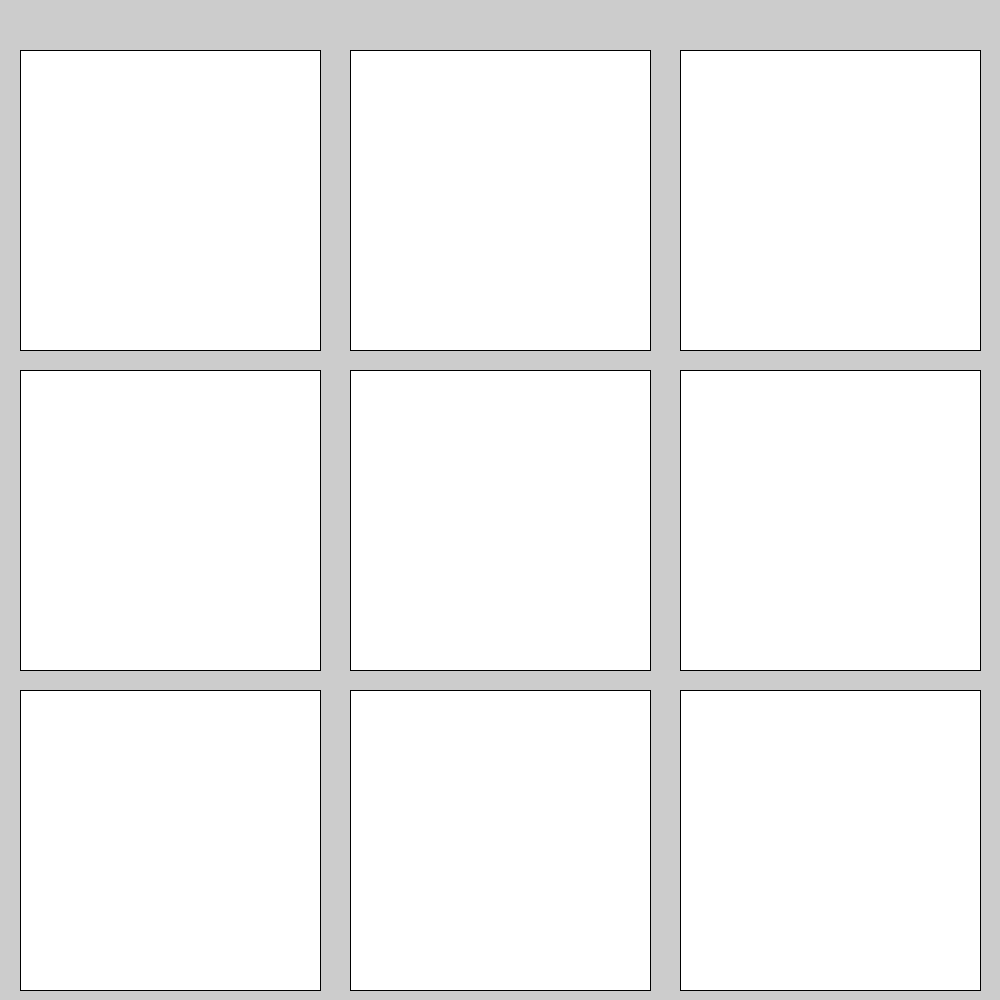
Frame 1 (no input)
Frame 2 (the mouse pressed at the canvas centre, redrawn once): identical to frame 1, image omitted

The Processing sketch that drew this single still picture (run headless with seeded random() and noise(); the mouse was pressed at the canvas centre and the sketch redrawn once):

// Processing sketch: Dice
// ── Dice.pde
void setup(){
  size(1000,1000);
  //no loop means that draw is only called once
  //OR if you ever call redraw()
  noLoop();
}

void draw(){
  rect(20,50,300,300);
  rect(20,370,300,300);
  rect(20,690,300,300);
  rect(20,50,300,300);
  rect(350,50,300,300);
  rect(350,370,300,300);
  rect(350,690,300,300);
  rect(680,50,300,300);
  rect(680,370,300,300);
  rect(680,690,300,300);
  
  //your code here
}

void mousePressed(){
  //No real work for you to do here
  //calling redraw will do the necessary work 
  //to redraw your processing script
  redraw();
}


//Dice: Models a single 6 sided dice cube
//Each instance should randomly assign itself a value from 1 to 6
class Die {
	//variable declarations for your Die instances here
	//constructor
	Die(int x, int y){
    
		//variable initializations here
	}
	
	//Simulate a roll of a die
	void roll(){
		//your code here, 
		//should randomly assign a value from 1 to 6
    //DICE VALUES//
    int d1 = (int)(Math.random() * 6); 
    int d2 = (int)(Math.random() * 6);
    int d3 = (int)(Math.random() * 6);
    int d4 = (int)(Math.random() * 6);
    int d5 = (int)(Math.random() * 6);
    int d6 = (int)(Math.random() * 6);
    int d7 = (int)(Math.random() * 6);
    int d8 = (int)(Math.random() * 6);
    int d9 = (int)(Math.random() * 6);

    //Array list//
    int[]a = {d1,d2,d3,d4,d5,d6,d7,d8,d9};
    //function//
    
    }

  	}
	
	/*
	  Use the randomly assigned roll value to draw the face of a die
	*/
	void show(){
		//your code here
    
}
